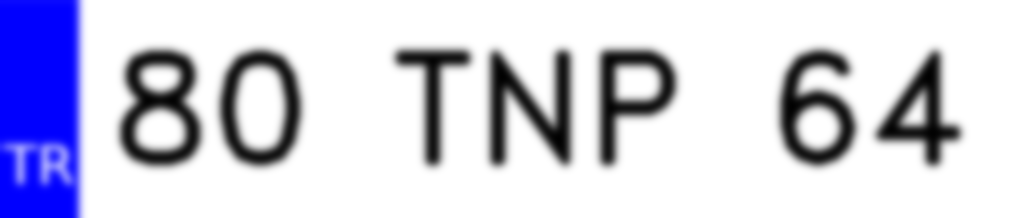
#> input picture degraded/blur_1/80-TNP-64.png, 1025 x 218 px, found by its file name; its folder holds only this picture in this run
$ python test_rescue_blue.py
#> lines starting #> are read from the running program, lines starting #| are printed output that depends on the picture
import cv2
import numpy as np
import pytesseract
import os
import re
import time

# ⚠️ Ensure your Tesseract path is correct
pytesseract.pytesseract.tesseract_cmd = r'C:\Program Files\Tesseract-OCR\tesseract.exe'

# ==========================================
# 🎯 Agile Test Configuration
# ==========================================
MAX_TEST_IMAGES = 1000
CROP_RATIO = 0.08


# Wiener parameters: Start with a conservative initial value
# The larger K, the more conservative the deconvolution; the smaller K, the more aggressive the sharpening, but also more prone to amplifying artifacts
WIENER_K = 0.03

# The kernel size corresponding to your blur generation
BLUR_KERNEL_MAP = {
    'blur_1': 25,
    'blur_2': 45,
    'blur_3': 65,
}

def get_ground_truth(filename):
    name = os.path.splitext(filename)[0]
    return re.sub(r'[^A-Z0-9]', '', name.upper())

def clean_ocr_text(text):
    return re.sub(r'[^A-Z0-9]', '', text.upper())

def calc_character_accuracy(gt, pred):
    if len(gt) == 0 and len(pred) == 0:
        return 1.0
    if len(gt) == 0 or len(pred) == 0:
        return 0.0

    m, n = len(gt), len(pred)
    dp = [[0] * (n + 1) for _ in range(m + 1)]

    for i in range(m + 1):
        dp[i][0] = i
    for j in range(n + 1):
        dp[0][j] = j

    for i in range(1, m + 1):
        for j in range(1, n + 1):
            if gt[i - 1] == pred[j - 1]:
                dp[i][j] = dp[i - 1][j - 1]
            else:
                dp[i][j] = min(
                    dp[i - 1][j],      # deletion
                    dp[i][j - 1],      # insertion
                    dp[i - 1][j - 1]   # substitution
                ) + 1

    max_len = max(m, n)
    return max(0.0, (max_len - dp[m][n]) / max_len)

def print_progress(iteration, total, prefix='', length=30):
    if total == 0:
        print(f"{prefix} |{'-' * length}| 0.0% (0/0)")
        return

    percent = f"{100 * (iteration / float(total)):.1f}"
    filled_length = int(length * iteration // total)
    bar = '█' * filled_length + '-' * (length - filled_length)
    print(f'\r{prefix} |{bar}| {percent}% ({iteration}/{total})', end='\r')
    if iteration == total:
        print()

def gaussian_kernel_2d(ksize, sigma=None):
    """
    generate a 2D Gaussian PSF
    If sigma=None, mimic OpenCV's GaussianBlur(..., sigmaX=0) approach
    usually, for a given kernel size ksize, OpenCV's sigma is approximately 0.3 * ((ksize - 1) * 0.5 - 1) + 0.8
    """
    if sigma is None:
        sigma = 0.3 * ((ksize - 1) * 0.5 - 1) + 0.8

    ax = np.arange(-(ksize // 2), ksize // 2 + 1)
    xx, yy = np.meshgrid(ax, ax)
    kernel = np.exp(-(xx**2 + yy**2) / (2.0 * sigma**2))
    kernel /= np.sum(kernel)
    return kernel.astype(np.float32)

def psf2otf(psf, shape):
    """
    utility function to convert PSF to OTF (Optical Transfer Function) for Wiener deconvolution
    """
    otf = np.zeros(shape, dtype=np.float32)
    kh, kw = psf.shape
    otf[:kh, :kw] = psf

    # Move the kernel center to the top-left corner for FFT compatibility
    otf = np.roll(otf, -kh // 2, axis=0)
    otf = np.roll(otf, -kw // 2, axis=1)

    return np.fft.fft2(otf)

def wiener_deconvolution(gray_img, psf, K=0.01):
    """
    utility function to perform Wiener deconvolution on a grayscale image
    input: uint8 gray
    output: uint8 gray
    """
    img = gray_img.astype(np.float32) / 255.0
    H = psf2otf(psf, img.shape)
    G = np.fft.fft2(img)

    H_conj = np.conj(H)
    F_hat = (H_conj / (np.abs(H)**2 + K)) * G

    restored = np.real(np.fft.ifft2(F_hat))
    restored = np.clip(restored, 0, 1)

    return (restored * 255).astype(np.uint8)

def process_image_with_wiener(img_path, folder_name):
    img = cv2.imread(img_path)
    if img is None:
        return ""

    # 1. Fixed 8% crop
    h, w = img.shape[:2]
    crop_start_x = int(w * CROP_RATIO)
    cropped = img[:, crop_start_x:]

    # 2. Convert to grayscale
    gray = cv2.cvtColor(cropped, cv2.COLOR_BGR2GRAY)

    # 3. Select PSF based on blur level
    ksize = BLUR_KERNEL_MAP[folder_name]
    psf = gaussian_kernel_2d(ksize)

    # 4. Wiener deconvolution
    restored = wiener_deconvolution(gray, psf, K=WIENER_K)

    # 5. OCR
    custom_config = r'--oem 3 --psm 7 -c tessedit_char_whitelist=ABCDEFGHIJKLMNOPQRSTUVWXYZ0123456789'
    pred_text = pytesseract.image_to_string(restored, config=custom_config)

    return clean_ocr_text(pred_text)

def main():
    base_dir = 'dataset'
    test_folders = ['blur_1', 'blur_2', 'blur_3']
    results = []

    print(f"🚀 Starting BLUR preprocessing (Wiener Filter) agile testing (per group limit: {MAX_TEST_IMAGES} images)...\n")
    print(f"🧪 Crop Ratio = {CROP_RATIO:.2f}")
    print(f"🧪 Wiener K   = {WIENER_K}\n")

    start_time = time.time()

    for folder in test_folders:
        folder_path = os.path.join(base_dir, 'degraded', folder)
        if not os.path.exists(folder_path):
            continue

        files = sorted([
            f for f in os.listdir(folder_path)
            if f.lower().endswith(('.png', '.jpg', '.jpeg', '.bmp'))
        ])[:MAX_TEST_IMAGES]

        if not files:
            continue

        total_images = len(files)
        exact_matches = 0
        total_char_acc = 0.0

        prefix = f"🌀 Wiener processing [{folder:^10}]"
        print_progress(0, total_images, prefix=prefix)

        for i, f in enumerate(files, 1):
            img_path = os.path.join(folder_path, f)
            gt_text = get_ground_truth(f)
            pred_text = process_image_with_wiener(img_path, folder)
#> in process_image_with_wiener, img is the input picture: shape (218, 1025, 3); mean B, G, R 224.8, 206.2, 206.2
#> in process_image_with_wiener, `cropped = img[:, crop_start_x:]`:
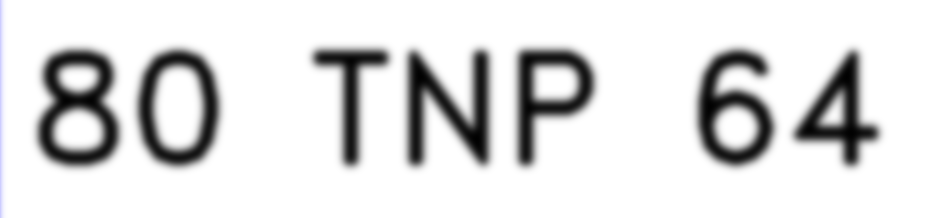
#> cropped: shape (218, 943, 3); mean B, G, R 222.1, 222, 222
#> in psf2otf, `otf[:kh, :kw] = psf`:
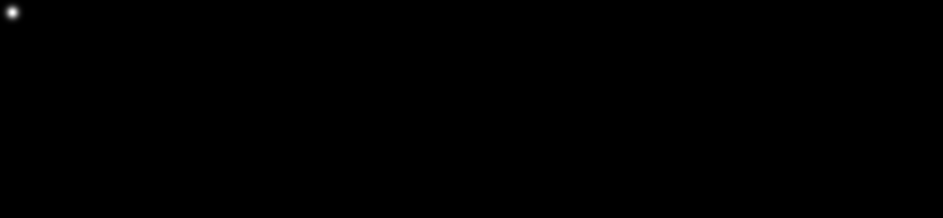
#> otf: shape (218, 943) float32; min 0, max 0.00951, mean 4.86e-06; drawn with min black and max white
#> in wiener_deconvolution, `H = psf2otf(psf, img.shape)`:
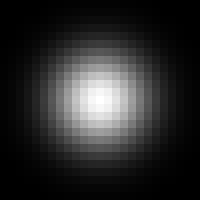
#> psf: shape (25, 25) float32 (shown 8 times larger); min 1.81e-06, max 0.00951, mean 0.0016; drawn with min black and max white
#> in wiener_deconvolution, `restored = np.real(np.fft.ifft2(F_hat))`:
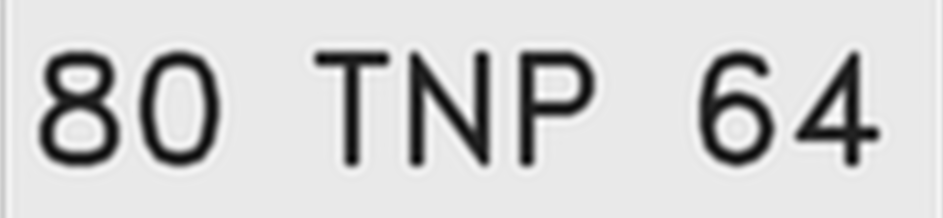
#> restored: shape (218, 943) float64; min -0.177, max 1.08, mean 0.845; drawn with min black and max white
#> in wiener_deconvolution, `restored = np.clip(restored, 0, 1)`:
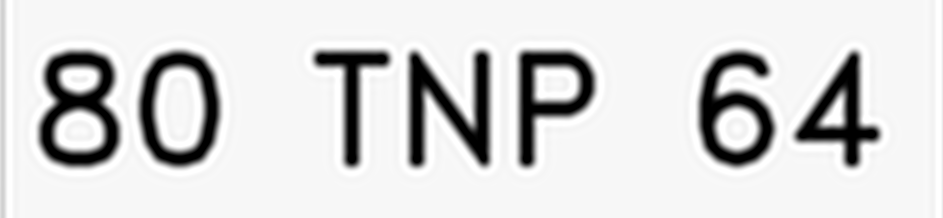
#> restored: shape (218, 943) float64; min 0, max 1, mean 0.848

            is_exact_match = (gt_text == pred_text)
            char_acc = calc_character_accuracy(gt_text, pred_text)

            if is_exact_match:
                exact_matches += 1
            total_char_acc += char_acc

            print_progress(i, total_images, prefix=prefix)

        results.append({
            'Level': folder,
            'Exact Match (%)': (exact_matches / total_images) * 100,
            'Char Accuracy (%)': (total_char_acc / total_images) * 100
        })

    print("\n" + "=" * 55)
    print("📊 Wiener Filter Agile Test Results")
    print("=" * 55)
    print(f"{'Level':<15} | {'Exact Match (%)':<15} | {'Char Accuracy (%)':<15}")
    print("-" * 55)

    for res in results:
        print(f"{res['Level']:<15} | {res['Exact Match (%)']:.2f}%{'':<9} | {res['Char Accuracy (%)']:.2f}%")

    print(f"\n⏱️ Test Duration: {time.time() - start_time:.2f}s")
    print("💡 Remember to compare with baseline / sharpening / USM.")

if __name__ == "__main__":
    main()
#> (the call stopped at in process_image_with_wiener, `pred_text = pytesseract.image_to_string(restored, config=custom_config)`: pytesseract is not available in this run)
